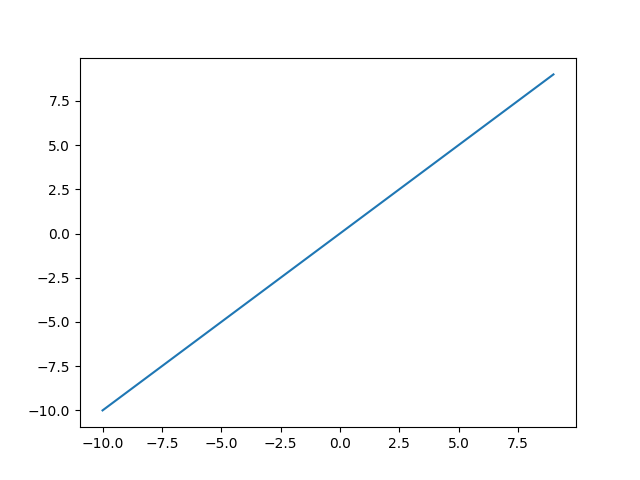

This figure's Python source:
from math import exp
import matplotlib.pyplot as plt
import matplotlib
matplotlib.use('Agg')

def linear(x):
    return x

input = [x for x in range(-10,10)]

output = [linear(x) for x in input]

plt.plot(input, output)
plt.savefig('linear.png')